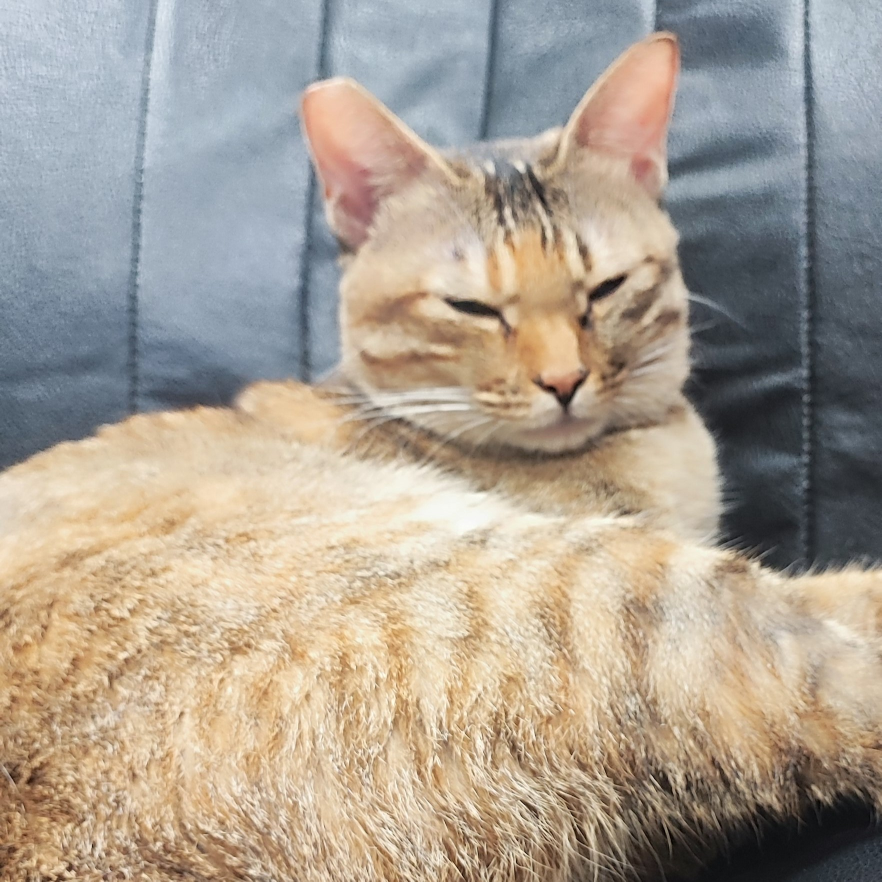
#> input picture Code/Resources/Data/LAB_CAT2.jpg, 1763 x 1763 px (shown at 1/2 size)
$ python -i morphology.py   (imports and definitions only)
#> lines starting #> are read from the running program, lines starting #| are printed output that depends on the picture; after the words box and inside, x2 and y2 are one past the last pixel; in counts of white or black regions, pixels touching at a corner belong together
import cv2
import numpy as np

# [63 lines left out: functions dilate, erode, close, open, gradient, tophat and 3 more, not called in this run]

def thinning(image: np.ndarray) -> np.ndarray:
    """細化操作 (Thinning)"""
    return cv2.ximgproc.thinning(image)  # 使用 OpenCV 額外模組進行細化

# [33 lines left out: functions thickening, convex_hull, remove_small_objects, remove_large_objects, not called in this run]

def watershed_segmentation(image: np.ndarray) -> np.ndarray:
    """分水嶺分割 (Watershed Segmentation)"""
    ret, thresh = cv2.threshold(image, 0, 255, cv2.THRESH_BINARY_INV + cv2.THRESH_OTSU)
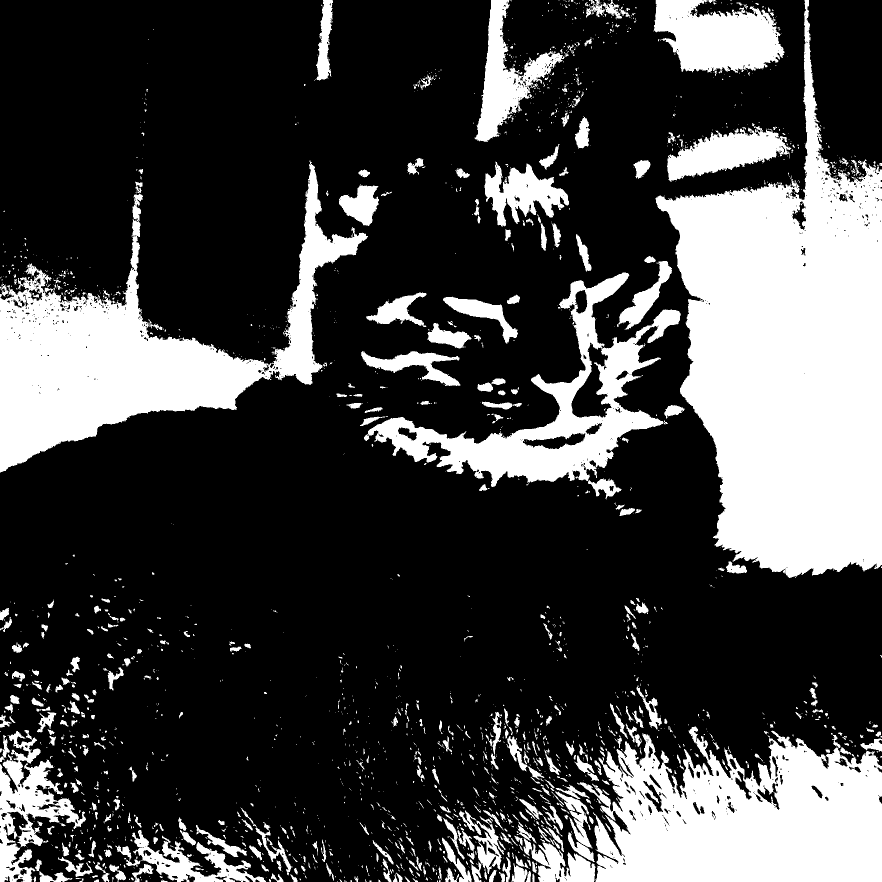
#> thresh: shape (1763, 1763) (shown at 1/2 size); 26.5% white; 2198 white regions (1659 under 20 px), largest, box (x1, y1, x2, y2) and area: (1310, 0, 1763, 1156) 288222, (0, 321, 736, 945) 134305, (1154, 1453, 1763, 1763) 131511
#> ret = 139
    kernel = np.ones((3, 3), np.uint8)
    opening = cv2.morphologyEx(thresh, cv2.MORPH_OPEN, kernel, iterations=2)
#> opening: shape (1763, 1763); 24.7% white; 376 white regions (2 under 20 px), largest, box (x1, y1, x2, y2) and area: (1312, 86, 1763, 1155) 285168, (1189, 1469, 1763, 1763) 125991, (0, 540, 547, 944) 107804
    sure_bg = cv2.dilate(opening, kernel, iterations=3)
#> sure_bg: shape (1763, 1763); 29.4% white; 180 white regions, largest, box (x1, y1, x2, y2) and area: (1309, 0, 1763, 1158) 297720, (882, 1451, 1763, 1763) 171779, (0, 327, 737, 947) 145257
    dist_transform = cv2.distanceTransform(opening, cv2.DIST_L2, 5)
    ret, sure_fg = cv2.threshold(dist_transform, 0.7 * dist_transform.max(), 255, 0)
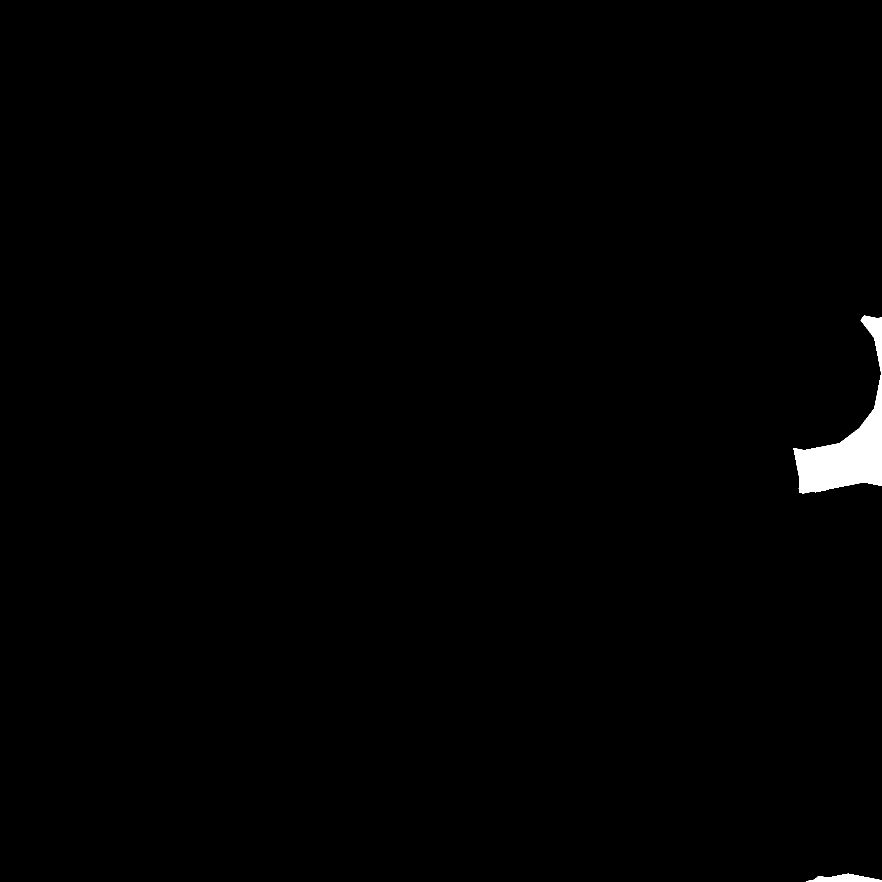
#> sure_fg: shape (1763, 1763) float32 (shown at 1/2 size); 0.68% white; 2 white regions, box (x1, y1, x2, y2) and area: (1587, 631, 1763, 987) 19836, (1612, 1747, 1763, 1763) 1379
#> ret = 153.7
    sure_fg = np.uint8(sure_fg)
    unknown = cv2.subtract(sure_bg, sure_fg)
#> unknown: shape (1763, 1763); 28.8% white; 180 white regions, largest, box (x1, y1, x2, y2) and area: (1309, 0, 1763, 1158) 277884, (882, 1451, 1763, 1763) 170400, (0, 327, 737, 947) 145257
    ret, markers = cv2.connectedComponents(sure_fg)
#> markers: shape (1763, 1763) int32; 3 distinct labels, from 0 to 2
#> ret = 3
    markers = markers + 1
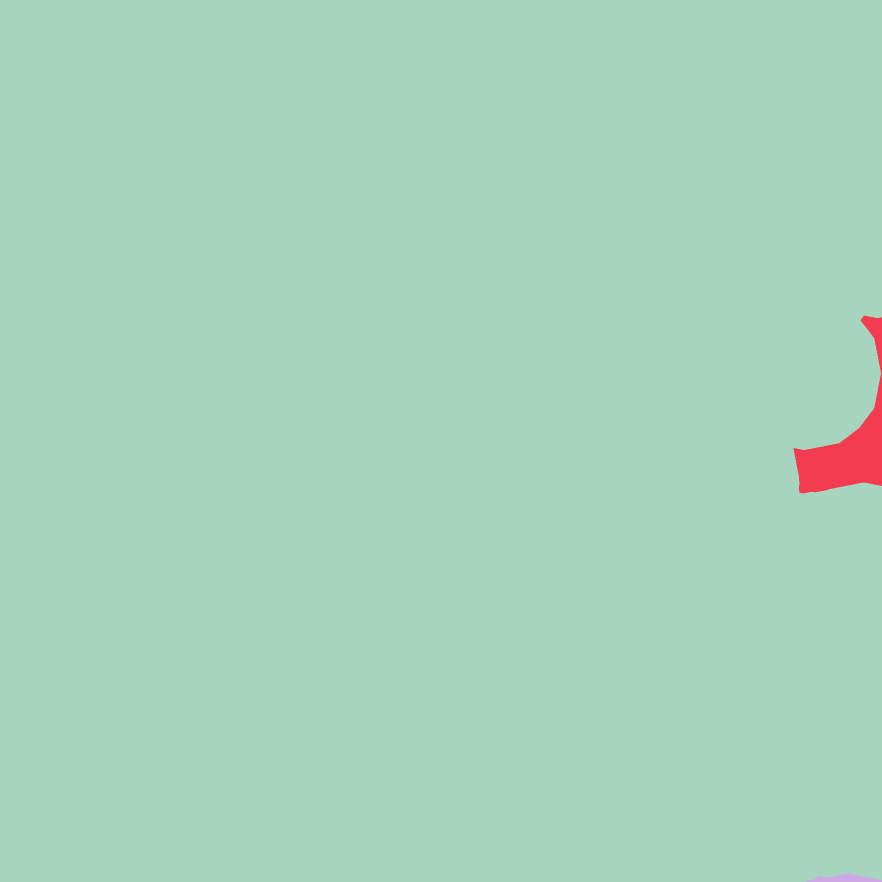
#> markers: shape (1763, 1763) int32 (shown at 1/2 size); 3 distinct labels, from 1 to 3; one colour per label, 0 black
    markers[unknown == 255] = 0
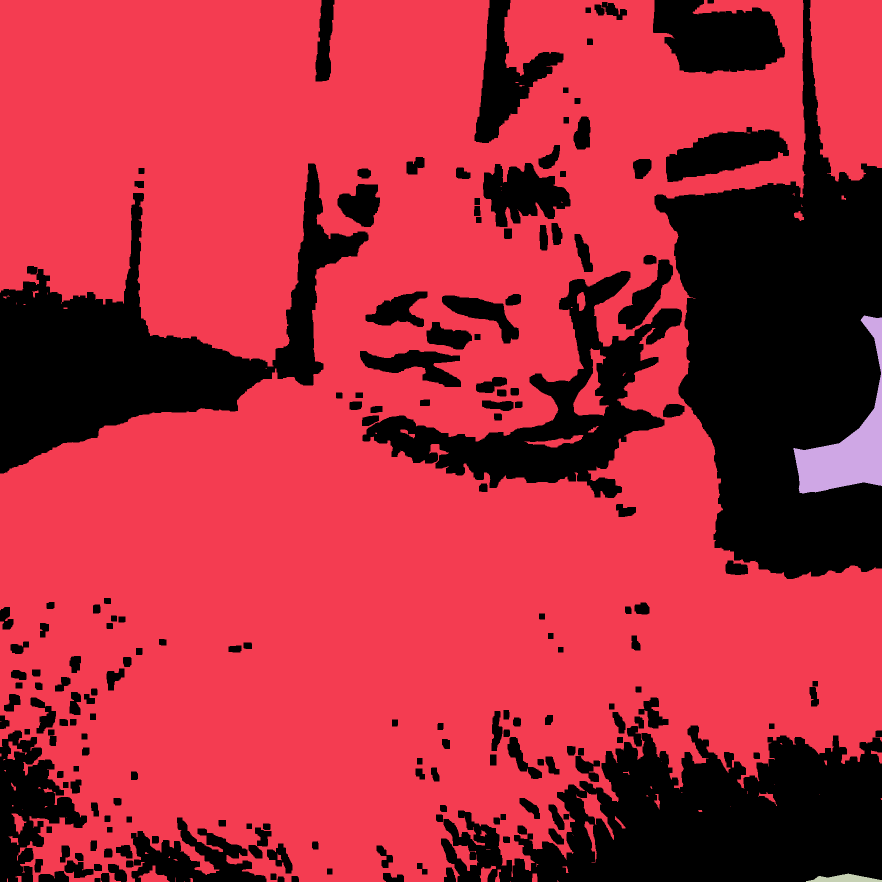
#> markers: shape (1763, 1763) int32 (shown at 1/2 size); 4 distinct labels, from 0 to 3; one colour per label, 0 black
    processed_image = cv2.watershed(cv2.cvtColor(image, cv2.COLOR_GRAY2BGR), markers)
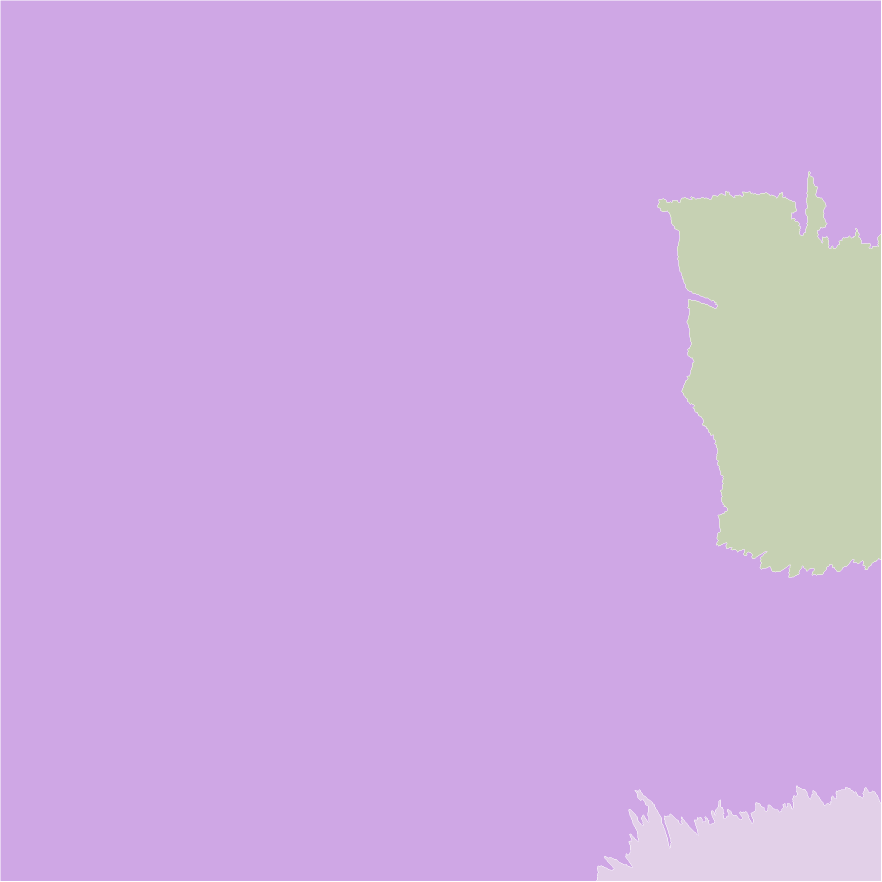
#> processed_image: shape (1763, 1763) int32 (shown at 1/2 size); 4 distinct labels, from -1 to 3; one colour per label, 0 black, -1 white
    return processed_image

# [5 lines left out: function boundary_extraction, not called in this run]

>>> import cv2
>>> picture = cv2.imread('../../../Resources/Data/LAB_CAT2.jpg', cv2.IMREAD_GRAYSCALE)
>>> result = watershed_segmentation(picture)

$ run again, on Code/Resources/Data/curl_road.jpg
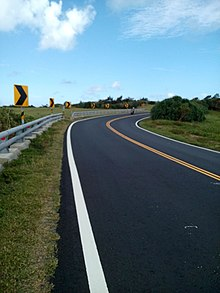
#> input picture Code/Resources/Data/curl_road.jpg, 220 x 293 px
#> in watershed_segmentation, `ret, thresh = cv2.threshold(image, 0, 255, cv2.THRESH_BINARY_INV + cv2..`:
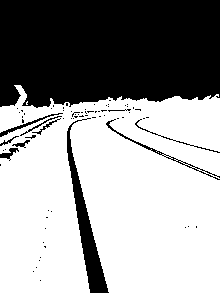
#> thresh: shape (293, 220); 61.2% white; 75 black regions (64 under 20 px), largest, box (x1, y1, x2, y2) and area: (0, 0, 220, 108) 22147, (67, 118, 109, 293) 1783, (106, 119, 220, 180) 294
#> in watershed_segmentation, `ret, thresh = cv2.threshold(image, 0, 255, cv2.THRESH_BINARY_INV + cv2..`: ret = 126
#> opening: shape (293, 220); 59.8% white; 22 black regions (19 under 20 px), largest, box (x1, y1, x2, y2) and area: (0, 0, 220, 293) 25372, (106, 119, 220, 180) 366, (135, 119, 220, 153) 124
#> sure_bg: shape (293, 220); 65.4% white; 7 black regions (3 under 20 px), largest, box (x1, y1, x2, y2) and area: (0, 0, 220, 104) 21431, (76, 183, 105, 293) 665, (25, 118, 54, 136) 156, (75, 115, 86, 118) 24
#> in watershed_segmentation, `ret, sure_fg = cv2.threshold(dist_transform, 0.7 * dist_transform.max(..`: ret = 48.67
#> unknown: shape (293, 220); 63.3% white; 9 black regions (3 under 20 px), largest, box (x1, y1, x2, y2) and area: (0, 0, 220, 104) 21431, (151, 263, 220, 293) 1286, (76, 183, 105, 293) 665, (25, 118, 54, 136) 156, (133, 197, 144, 218) 93, (75, 115, 86, 118) 24
#> in watershed_segmentation, `ret, markers = cv2.connectedComponents(sure_fg)`: ret = 3
#> in watershed_segmentation, `processed_image = cv2.watershed(cv2.cvtColor(image, cv2.COLOR_GRAY2BGR..`:
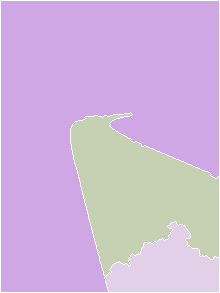
#> processed_image: shape (293, 220) int32; 4 distinct labels, from -1 to 3; one colour per label, 0 black, -1 white
